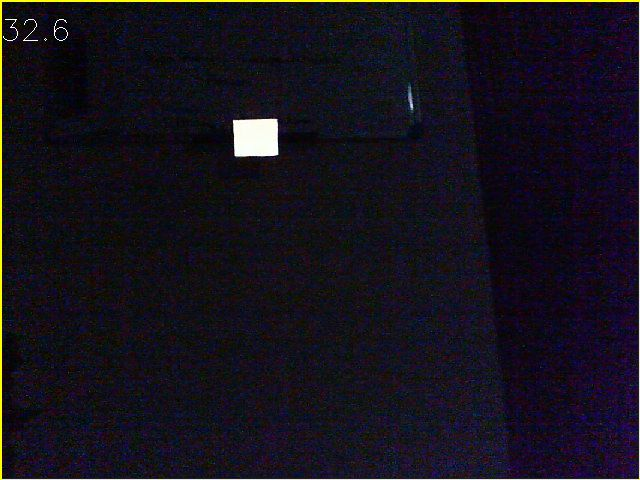
#> input picture 6ljuRL8tmdQU.png, 640 x 480 px, given in place of horizontalTest.jpg, which was not available
$ python tuner.py
#> lines starting #> are read from the running program, lines starting #| are printed output that depends on the picture; pictures that were not available may be replaced by others from this repository, and a replacement may not be noted
#finding hsv range of target object(pen)
import cv2
import numpy as np
import time

# A required callback method that goes into the trackbar function.
def nothing(x):
    pass

# Initializing the webcam feed.
cap = cv2.VideoCapture(0)
cap.set(3,1280)
cap.set(4,720)

# Create a window named trackbars.
cv2.namedWindow("Trackbars")
cv2.namedWindow("Morpho")

# Now create 6 trackbars that will control the lower and upper range of
# H,S and V channels. The Arguments are like this: Name of trackbar,
# window name, range,callback function. For Hue the range is 0-179 and
# for S,V its 0-255.
cv2.createTrackbar("L - H", "Trackbars", 0, 179, nothing)
#> slider 'L - H' is set to 35
cv2.createTrackbar("L - S", "Trackbars", 0, 255, nothing)
#> slider 'L - S' is set to 51
cv2.createTrackbar("L - V", "Trackbars", 0, 255, nothing)
#> slider 'L - V' is set to 51
cv2.createTrackbar("U - H", "Trackbars", 179, 179, nothing)
cv2.createTrackbar("U - S", "Trackbars", 255, 255, nothing)
cv2.createTrackbar("U - V", "Trackbars", 255, 255, nothing)
# 200 is arbitrary max
cv2.createTrackbar("Iter 1", "Morpho", 1, 200, nothing)
cv2.createTrackbar("Iter 2", "Morpho", 1, 200, nothing)
cv2.createTrackbar("Kernel-X", "Morpho", 1, 10, nothing)
cv2.createTrackbar("Kernel-Y", "Morpho", 1, 10, nothing)

while True:
    # Start reading the webcam feed frame by frame.
    frame = cv2.imread("horizontalTest.jpg")
#> frame is the input picture: shape (480, 640, 3); mean B, G, R 28.1, 17.7, 21.5

    # Convert the BGR image to HSV image.
    hsv = cv2.cvtColor(frame, cv2.COLOR_BGR2HSV)
#> hsv: shape (480, 640, 3); mean H, S, V 115.1, 138.7, 31.3

    # Get the new values of the trackbar in real time as the user changes
    # them
    l_h = cv2.getTrackbarPos("L - H", "Trackbars")
    l_s = cv2.getTrackbarPos("L - S", "Trackbars")
    l_v = cv2.getTrackbarPos("L - V", "Trackbars")
    u_h = cv2.getTrackbarPos("U - H", "Trackbars")
    u_s = cv2.getTrackbarPos("U - S", "Trackbars")
    u_v = cv2.getTrackbarPos("U - V", "Trackbars")
    i1 = cv2.getTrackbarPos("Iter 1", "Morpho")
    i2 = cv2.getTrackbarPos("Iter 2", "Morpho")
    x = cv2.getTrackbarPos("Kernel-X", "Morpho")
    y = cv2.getTrackbarPos("Kernel-Y", "Morpho")

    # Set the lower and upper HSV range according to the value selected
    # by the trackbar
    lower_range = np.array([l_h, l_s, l_v])
    upper_range = np.array([u_h, u_s, u_v])

    # Filter the image and get the binary mask, where white represents
    # your target color
    mask = cv2.inRange(hsv, lower_range, upper_range)
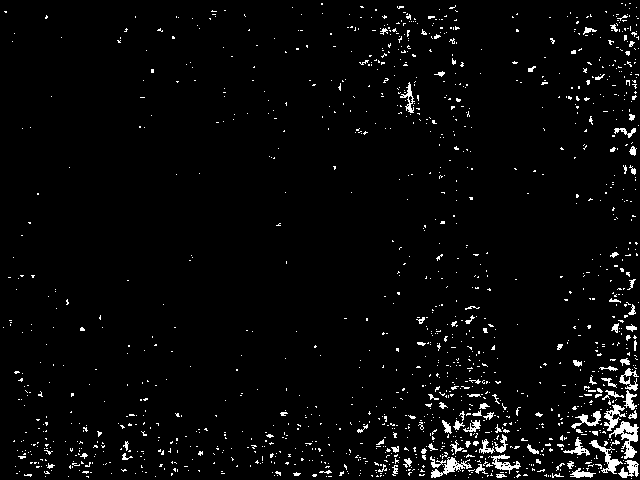
#> mask: shape (480, 640); 3.3% white in thin lines or dots

    # You can also visualize the real part of the target color (Optional)
    res = cv2.bitwise_and(frame, frame, mask=mask)
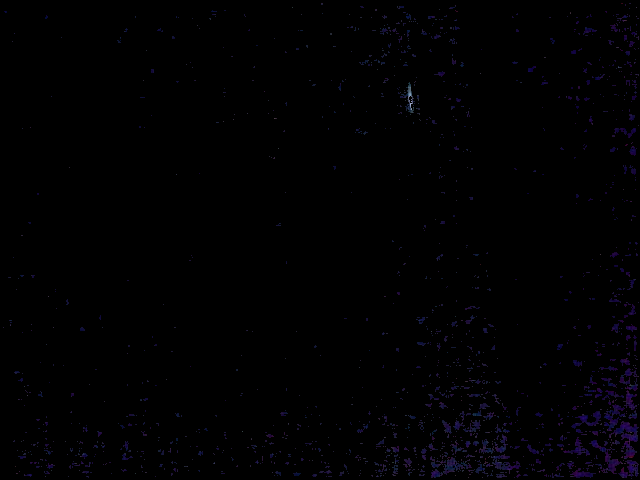
#> res: shape (480, 640, 3); mean B, G, R 1.9, 0.6, 0.9

    # Converting the binary mask to 3 channel image, this is just so
    # we can stack it with the others
    # 3 channel conflicts with erosion for some reason so it's not shown in the stacked view for now
    mask_3 = cv2.cvtColor(mask, cv2.COLOR_GRAY2BGR)
#> mask_3: shape (480, 640, 3); 3.3% white in thin lines or dots

    # morphological filters
    # more info here: https://docs.opencv.org/4.x/d9/d61/tutorial_py_morphological_ops.html
    # and here: https://docs.wpilib.org/en/stable/docs/software/vision-processing/wpilibpi/morphological-operations.html
    # erode takes in the binary image which is called mask here
    kernel = np.ones((x, y), np.uint8)
    eroded = cv2.erode(mask, kernel, iterations=i1)
    dilated = cv2.dilate(mask, kernel, iterations=i1)
    opened = cv2.morphologyEx(mask, cv2.MORPH_OPEN, kernel, iterations=i1)
    closed = cv2.morphologyEx(mask, cv2.MORPH_CLOSE, kernel, iterations=i1)
    erode_dilate = cv2.dilate(np.copy(eroded), kernel, iterations=i2)
    dilate_erode = cv2.erode(np.copy(dilated), kernel, iterations=i2)

    # stack the mask, orginal frame and the filtered result
    # mask_3 conflicts with erosion
    stacked = np.hstack((mask_3, frame, res))
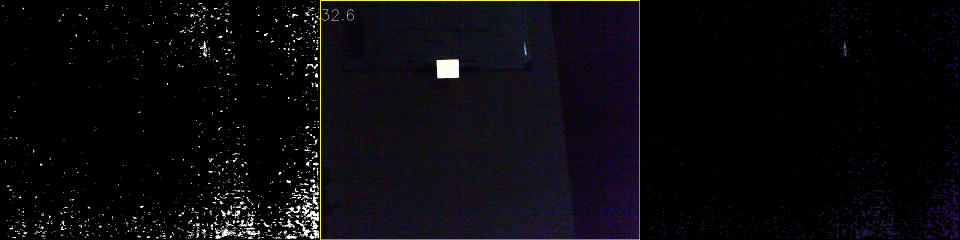
#> stacked: shape (480, 1920, 3) (shown at 1/2 size); mean B, G, R 12.8, 8.9, 10.3
    morpho_stacked = np.hstack((eroded, dilated, opened, closed, erode_dilate, dilate_erode))
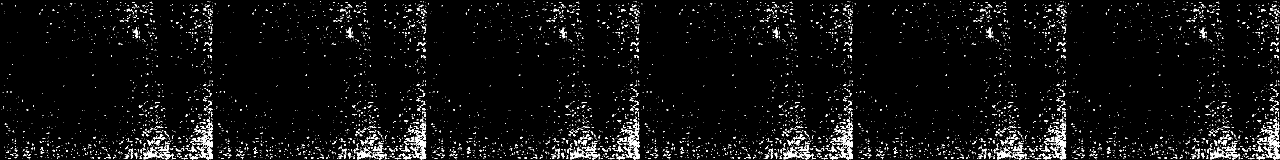
#> morpho_stacked: shape (480, 3840) (shown at 1/3 size); 3.3% white in thin lines or dots

    # Show this stacked frame at 40% of the size.
    cv2.imshow('Trackbars',cv2.resize(stacked,None,fx=0.4,fy=0.4))
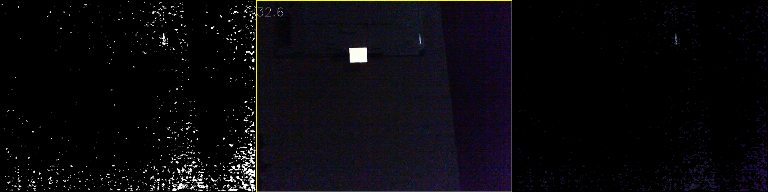
#> window 'Trackbars': shape (192, 768, 3); mean B, G, R 12.7, 8.9, 10.3
    cv2.imshow('Morpho', cv2.resize(morpho_stacked, None, fx=0.2, fy=0.2))
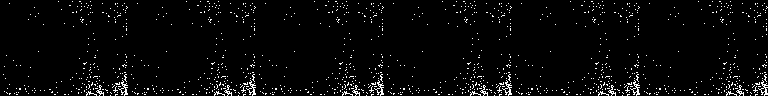
#> window 'Morpho': shape (96, 768); 3.3% white in thin lines or dots

    # If the user presses ESC then exit the program
    key = cv2.waitKey(1)
#> (key Esc is pressed here)
    if key == 27:
        break

    # If the user presses `s` then print this array.
    if key == ord('s'):
        thearray = [[l_h,l_s,l_v],[u_h, u_s, u_v],[i1, i2, x, y]]
        print(thearray)

        # Also save this array as penval.npy
        np.save('hsv_value',thearray)
        break

# Release the camera & destroy the windows.
cap.release()
cv2.destroyAllWindows()
